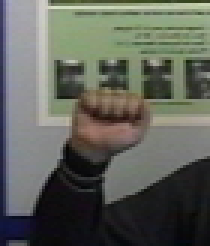
#> input picture Marcel-Train/A/A-train0004.ppm, 70 x 82 px, given in place of the camera (shown 3 times larger)
$ python preproc.py
#> lines starting #> are read from the running program, lines starting #| are printed output that depends on the picture; after the words box and inside, x2 and y2 are one past the last pixel; in counts of white or black regions, pixels touching at a corner belong together
import cv2
import numpy as np

cap = cv2.VideoCapture(0)

#HSV - Hue Sat Value
while True:
	_, frame = cap.read()
#> frame is the input picture: shape (82, 70, 3); mean B, G, R 90, 98.2, 95.6
	hsv = cv2.cvtColor(frame, cv2.COLOR_BGR2HSV)
#> hsv: shape (82, 70, 3); mean H, S, V 65.6, 45.4, 102.9

	lower_skin = np.array([10,int(0.1*255),0])
	upper_skin = np.array([180,int(0.4*255),255])
	mask = cv2.inRange(hsv, lower_skin, upper_skin)
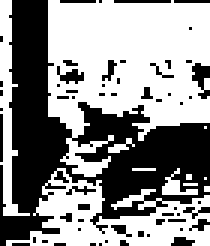
#> mask: shape (82, 70) (shown 3 times larger); 56.2% white; 58 black regions (55 under 20 px), largest, box (x1, y1, x2, y2) and area: (0, 0, 70, 82) 2162, (64, 21, 70, 33) 42, (19, 22, 28, 28) 28
	res = cv2.bitwise_and(frame, frame, mask = mask)
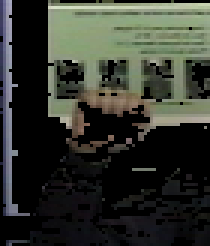
#> res: shape (82, 70, 3) (shown 3 times larger); mean B, G, R 46.3, 54.2, 51
	cv2.imshow('res',res)

	'''
	Smooth bluer
	ksize = 2
	kernal = np.ones((ksize,ksize),np.float32)/(ksize*ksize)
	smoothed = cv2.filter2D(res, -1, kernal)
	cv2.imshow('smoothed',smoothed)
	'''

	blur = cv2.GaussianBlur(res,(15,15),0)
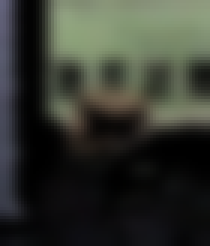
#> blur: shape (82, 70, 3) (shown 3 times larger); mean B, G, R 47.2, 55.1, 51.9
	cv2.imshow('gblur',blur)

	k = cv2.waitKey(5) & 0xFF
#> (key Esc is pressed here)
	if k == 27:
		break

cv2.destroyAllWindows()
cap.release()

$ run again, on Marcel-Train/A/A-train0080.ppm
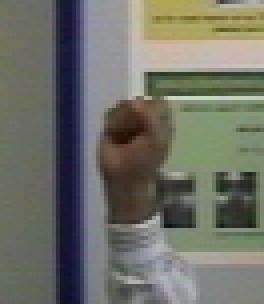
#> input picture Marcel-Train/A/A-train0080.ppm, 66 x 76 px, given in place of the camera (shown 4 times larger)
#> frame is the input picture: shape (76, 66, 3); mean B, G, R 102.9, 112.8, 111.4
#> hsv: shape (76, 66, 3); mean H, S, V 56.5, 51.3, 119.5
#> `mask = cv2.inRange(hsv, lower_skin, upper_skin)`:
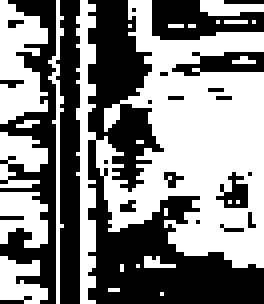
#> mask: shape (76, 66) (shown 4 times larger); 51.6% white; 24 black regions (18 under 20 px), largest, box (x1, y1, x2, y2) and area: (22, 0, 66, 76) 1227, (0, 0, 14, 76) 447, (14, 0, 20, 76) 363, (38, 0, 66, 10) 180, (43, 13, 66, 19) 83, (54, 43, 62, 52) 40
#> `blur = cv2.GaussianBlur(res,(15,15),0)`:
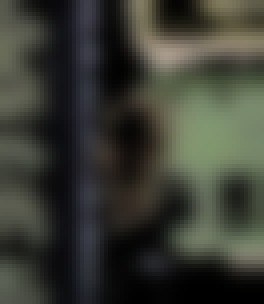
#> blur: shape (76, 66, 3) (shown 4 times larger); mean B, G, R 51.7, 60.2, 58.2

$ run again, on Marcel-Train/A/A-train0122.ppm
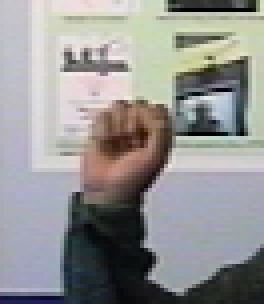
#> input picture Marcel-Train/A/A-train0122.ppm, 66 x 76 px, given in place of the camera (shown 4 times larger)
#> frame is the input picture: shape (76, 66, 3); mean B, G, R 146.2, 147.1, 147.7
#> hsv: shape (76, 66, 3); mean H, S, V 78.5, 35.8, 156.1
#> `mask = cv2.inRange(hsv, lower_skin, upper_skin)`:
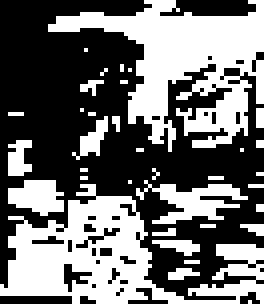
#> mask: shape (76, 66) (shown 4 times larger); 43.9% white; 35 white regions (28 under 20 px), largest, box (x1, y1, x2, y2) and area: (12, 0, 66, 38) 904, (0, 46, 66, 76) 847, (34, 45, 62, 56) 137
#> `blur = cv2.GaussianBlur(res,(15,15),0)`:
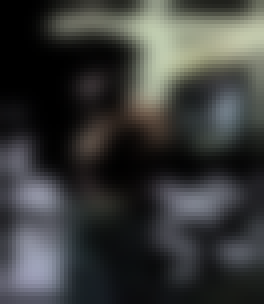
#> blur: shape (76, 66, 3) (shown 4 times larger); mean B, G, R 57.5, 58.9, 57.4
